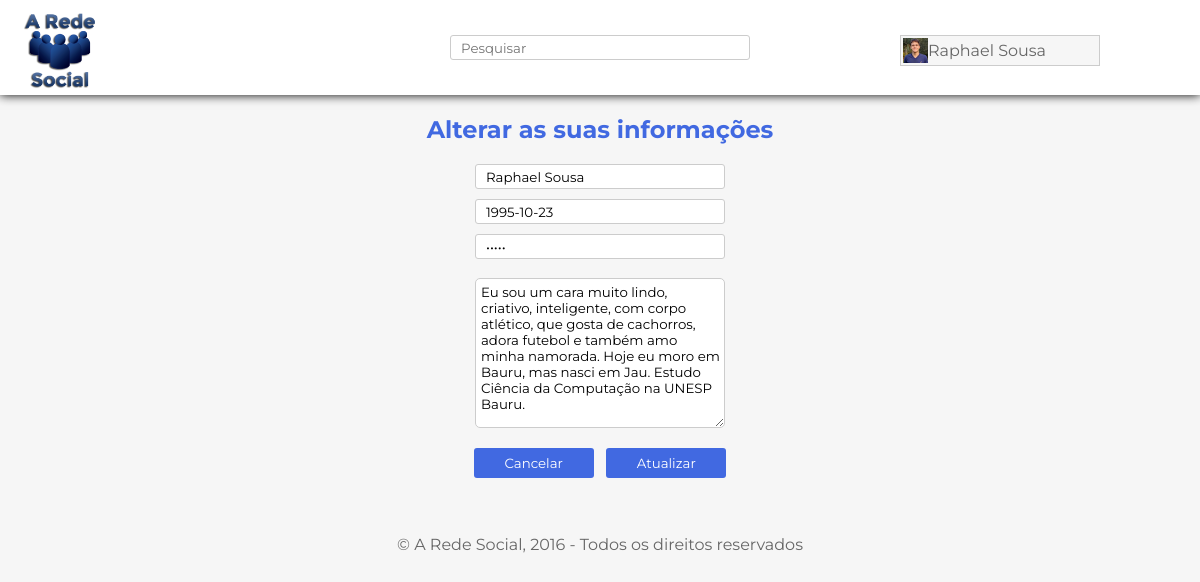
Screenshot of /settings.php (signed in) with the database file from the repository.
### tables this page shows
CREATE TABLE `usuario` (
  `codigo` int(11) NOT NULL,
  `email` varchar(100) NOT NULL,
  `senha` varchar(30) NOT NULL,
  `nome` varchar(50) NOT NULL,
  `data_nascimento` date DEFAULT NULL,
  `foto` text,
  `descricao` varchar(250) DEFAULT NULL
);

### settings.php (the view, shortened to what this page needs)
<?php
	include("home.php");
	try{
		$select = "SELECT * FROM usuario WHERE email='".$_SESSION['emailUser']."'";
	    $infoo = $conexao->prepare($select);
	    $infoo->execute();
    }catch(PDOException $e){
    	echo $e;
    }
    foreach($infoo as $info) {
		$email = $info["email"];
	}
?>
<!DOCTYPE html>
<html>
<head>
</head>
<body>
	<h2>Alterar as suas informações</h2>
	<form method="POST" name="form">
		<input type="text" placeholder="Nome" maxlength="50" value="<?php echo $info['nome']; ?>" name="nome"><br />
		<input type="text" placeholder="Data de Nascimento" onfocus="(this.type='date')" onblur="(this.type='text')" value="<?php echo $info['data_nascimento']; ?>" name="data"><br />
		<input type="password" placeholder="Senha" maxlength="30" value="<?php echo $info['senha']; ?>" name="pass"><br /><br />
		<textarea placeholder="Escreva algo sobre você" name="texto"><?php echo $info['descricao']; ?></textarea>
		<input type="submit" value="Cancelar" name="cancel">&nbsp;&nbsp;&nbsp;<input type="submit" value="Atualizar" name="salvar">
	</form>
	<br /><br /><br />
	<div id="footer"><p>&copy; A Rede Social, 2016 - Todos os direitos reservados</p></div><br />
</body>
</html>

### home.php (shortened to what this page needs)
<?php
    include("db.php");
?>
<!DOCTYPE html>
<html>
<head>
</head>
<body>
	<div id="topo">
		<a href="index.php"><img src="img/logo.png" width="80" height="80" name="logo"></a>
		<form method="GET" action="pesquisar.php">
			<input type="text" placeholder="Pesquisar" name="query" autocomplete="off"><input type="submit" hidden>
		</form>
		<?php
		 	$email = $_SESSION['emailUser'];
		  	$select = "SELECT * FROM usuario WHERE email ='$email'";
		  	$result = $conexao->prepare($select);
		  	$result->execute();
		  	foreach($result as $valor){
		    	$nome = $valor["nome"];
		 	}
        ?>
        <ul id="nav">
		    <li>
		    	<a href="myprofile.php">
		    	<?php
					if ($valor["foto"]=="") {
						echo '<img src="img/perfil.png" alt="" id="perfil">';
					}else{
						echo '<img src="upload/'.$valor["foto"].'" alt="" id="perfil">';
					}
					echo $valor["nome"];
				?>
			    </a>
		    </li>
		</ul>
	</div>
</body>
</html>

### db.php (style rules this page uses)
html { -webkit-animation: fadein 2s; -moz-animation: fadein 2s; -ms-animation: fadein 2s; -o-animation: fadein 2s; animation: fadein 2s; }

### home.php (style rules this page uses)
* { font-family: 'Montserrat', cursive; margin: 0; }
body { background: #F6F6F6; }
div#topo { width: 100%; top: 0; background: #FFF; box-shadow: 0 0 10px #000; height: 95px; }
div#topo img[name="logo"] { float: left; margin-left: 20px; margin-top: 10px; }
div#topo input[type="text"] { border: 1px solid #CCC; width: 300px; height: 25px; padding-left: 10px; border-radius: 3px; display: block; margin: auto; }
div#topo form { width: 300px; display: block; margin: auto; padding-top: 35px; }
div#footer { bottom: 0; text-align: center; color: #666; }
div#topo img#perfil { float: left; margin-top: -3px; margin-left: -3px; width: 25px; height: 25px; }
div#topo ul { float: right; margin-right: 100px; margin-top: -25px; padding: 0; list-style: none; width: 200px; }
div#topo ul li { position: relative; }
div#topo ul li a { display: block; text-decoration: none; color: #666; background: #F6F6F6; padding: 5px; border: 1px solid #ccc; }

### settings.php (style rules this page uses)
* { font-family: 'Montserrat', cursive; }
form { text-align: center; margin-top: 10px; }
input[type="text"] { border: 1px solid #CCC; width: 250px; height: 25px; padding-left: 10px; border-radius: 3px; margin-top: 10px; }
input[type="password"] { border: 1px solid #CCC; width: 250px; height: 25px; padding-left: 10px; margin-top: 10px; border-radius: 3px; }
input[type="submit"] { border: none; width: 120px; height: 30px; margin-top: 20px; border-radius: 3px; background: #4169E1; color: #FFF; }
textarea { width: 250px; height: 150px; display: block; margin: auto; border-radius: 5px; padding-left: 5px; padding-top: 5px; border-width: 1px; border-color: #CCC; }
h2 { text-align: center; color: #4169E1; margin-top: 20px; }
a { text-decoration: none; color: #333; }

### rows the page displays
usuario: foto (picture), nome "Raphael Sousa", data "1995-10-23", texto "Eu sou um cara muito lindo, criativo, inteligente, com corpo atlético, que gosta de cachorros, adora futebol e também amo minha namorada. Hoje eu moro em Bauru, mas nasci em Jau. Estudo Ciência da Computação na UNESP Bauru."
